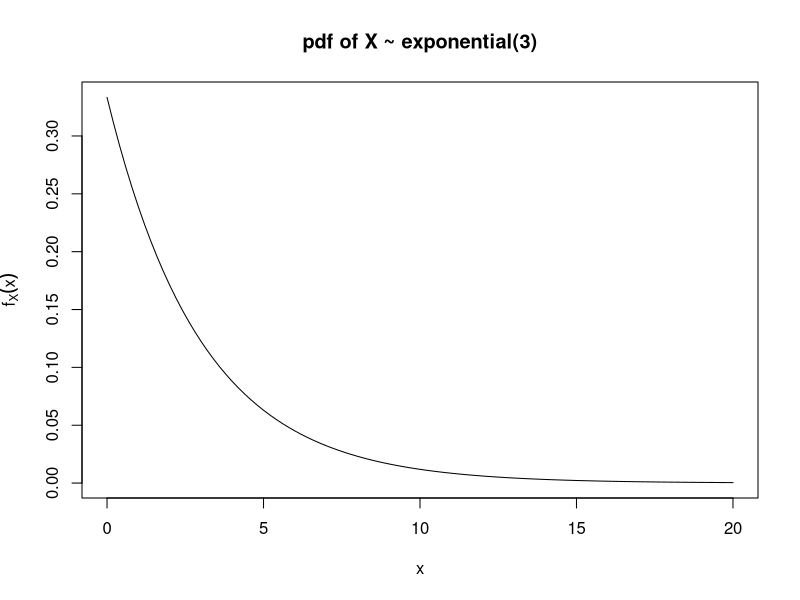
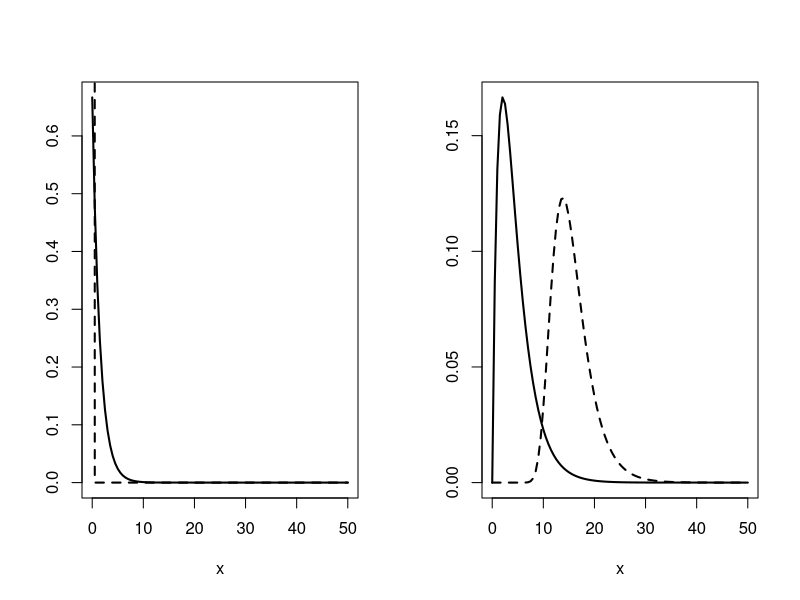
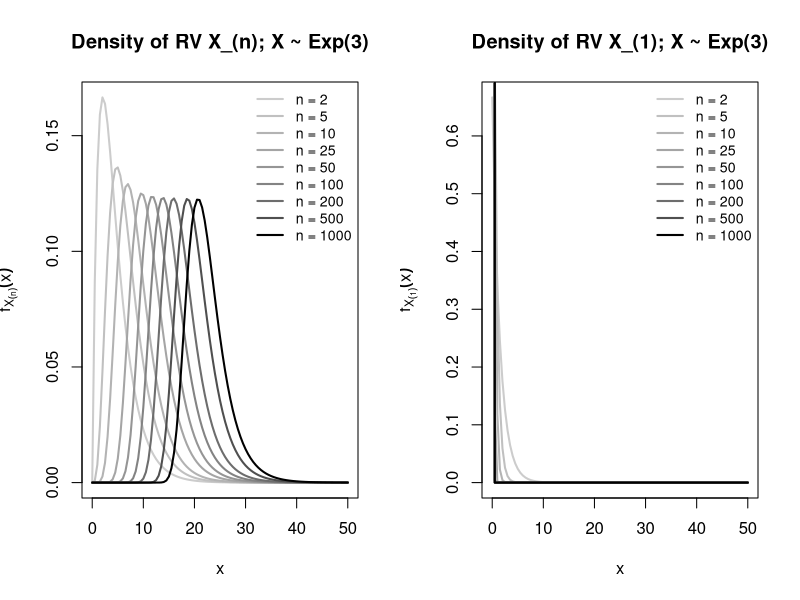

Generate these figures, in order, with R:
## ---- chunk 1
knitr::opts_chunk$set(echo = TRUE, fig.width = 5, fig.height = 4, out.width = "0.45\\linewidth", fig.align = "center")
## ---- chunk 2
# plot the parent distribution X ~ Exp(3) from which the RS was taken
# note the R parameterization uses 1/beta for the rate parameter - this is 
# different from the back of your book
curve(dexp(x, rate = 1/3), from = 0, to = 20, 
      ylab = expression(f[X](x)), 
      main = "pdf of X ~ exponential(3)")
## ---- chunk 3
# to use the functions below, highlight all of the code and run it 
# in the R console. 

# function for density of X(n) for a RS of size n from X ~ Exp(3)
max_exp <- function(x, n){
  fxn = (n/3)*(1-exp(-x/3))^{n-1}*exp(-x/3)
  return(fxn)
}

# function for density of X(1) for a RS of size n from X ~ Exp(3)
min_exp <- function(x, n){
  fx1 = (n/3)*exp(-(n*x)/3)
  return(fx1)
}

## ---- chunk 4
# split the plotting window in to two columns
par(mfrow = c(1,2))

# plot the densities for X(1) for a RS of size 2 and 100
curve(min_exp(x, n = 2), from = 0, to = 50, 
      # ylab = expression(f[X[(1)]](x)), 
      ylab = "",
      # main = "Density of RV X_(1); X ~ Exp(3)", 
      main = "",
      lwd = 2)
# add the n=100 density - note the add = T argument
curve(min_exp(x, n = 100), from = 0, to = 50, 
      add = T, lty = 2, lwd = 2)
# legend("topright", legend = c("n = 2", "n = 100"), lty = c(1,2))

# plot the densities for X(n) for a RS of size 100
curve(max_exp(x, n = 2), from = 0, to = 50,
      # ylab = expression(f[X[(n)]](x)), 
      ylab = "",
      main = "", lwd = 2)
      # main = "Density of RV X_(n); X ~ Exp(3)", lwd = 2)
# add the n=100 density - note the add = T argument
curve(max_exp(x, n = 100), from = 0, to = 50,
      add = T, lty = 2, lwd = 2)
# legend("topright", legend = c("n = 2", "n = 100"), lty = c(1,2))
## ---- chunk 5
# function for density of X(n) for a RS of size n from X ~ Exp(3)
plot_max_exp <- function(n_vec){
  # grab the length of the vector with the sample sizes of interest
  num_n <- length(n_vec)
  # create colors for the different distributions
  gray <- gray.colors(n = num_n, start = 0.8, end = 0)
  # initialize a plotting window with distribuiton of X_(n) 
  # for first n of interest
  curve(max_exp(x, n = n_vec[1]), from = 0, to = 50,
      ylab = expression(f[X[(n)]](x)), col = gray[1],
      main = "Density of RV X_(n); X ~ Exp(3)", lwd = 2)
  # add the rest of the densities for different n to the plot
  for(i in 2:num_n){
    curve(max_exp(x, n = n_vec[i]), from = 0, to = 50,
      col = gray[i], add = T, lwd = 2)
  }
  legend("topright", legend = paste0("n = ", n_vec), 
         col = gray, lwd = rep(2, num_n), cex = 0.85, bty = "n")
}
par(mfrow = c(1,2))
# create a vector of sample sizes you are interested in 
# investigating 
n_vec <- c(2, 5, 10, 25, 50, 100, 200, 500, 1000)

# compare the distributions
plot_max_exp(n_vec)

# function for density of X(1) for a RS of size n from X ~ Exp(3)
plot_min_exp <- function(n_vec){
  # grab the length of the vector with the sample sizes of interest
  num_n <- length(n_vec)
  # create colors for the different distributions
  gray <- gray.colors(n = num_n, start = 0.8, end = 0)
  # initialize a plotting window with distribuiton of X_(n) 
  # for first n of interest
  curve(min_exp(x, n = n_vec[1]), from = 0, to = 50,
      ylab = expression(f[X[(1)]](x)), col = gray[1],
      main = "Density of RV X_(1); X ~ Exp(3)", lwd = 2)
  # add the rest of the densities for different n to the plot
  for(i in 2:num_n){
    curve(min_exp(x, n = n_vec[i]), from = 0, to = 50,
      col = gray[i], add = T, lwd = 2)
  }
  legend("topright", legend = paste0("n = ", n_vec), 
         col = gray, lwd = rep(2, num_n), cex = 0.85, bty = "n")
}
# create a vector of sample sizes you are interested in 
# investigating 
n_vec <- c(2, 5, 10, 25, 50, 100, 200, 500, 1000)

# compare the distributions
plot_min_exp(n_vec)
